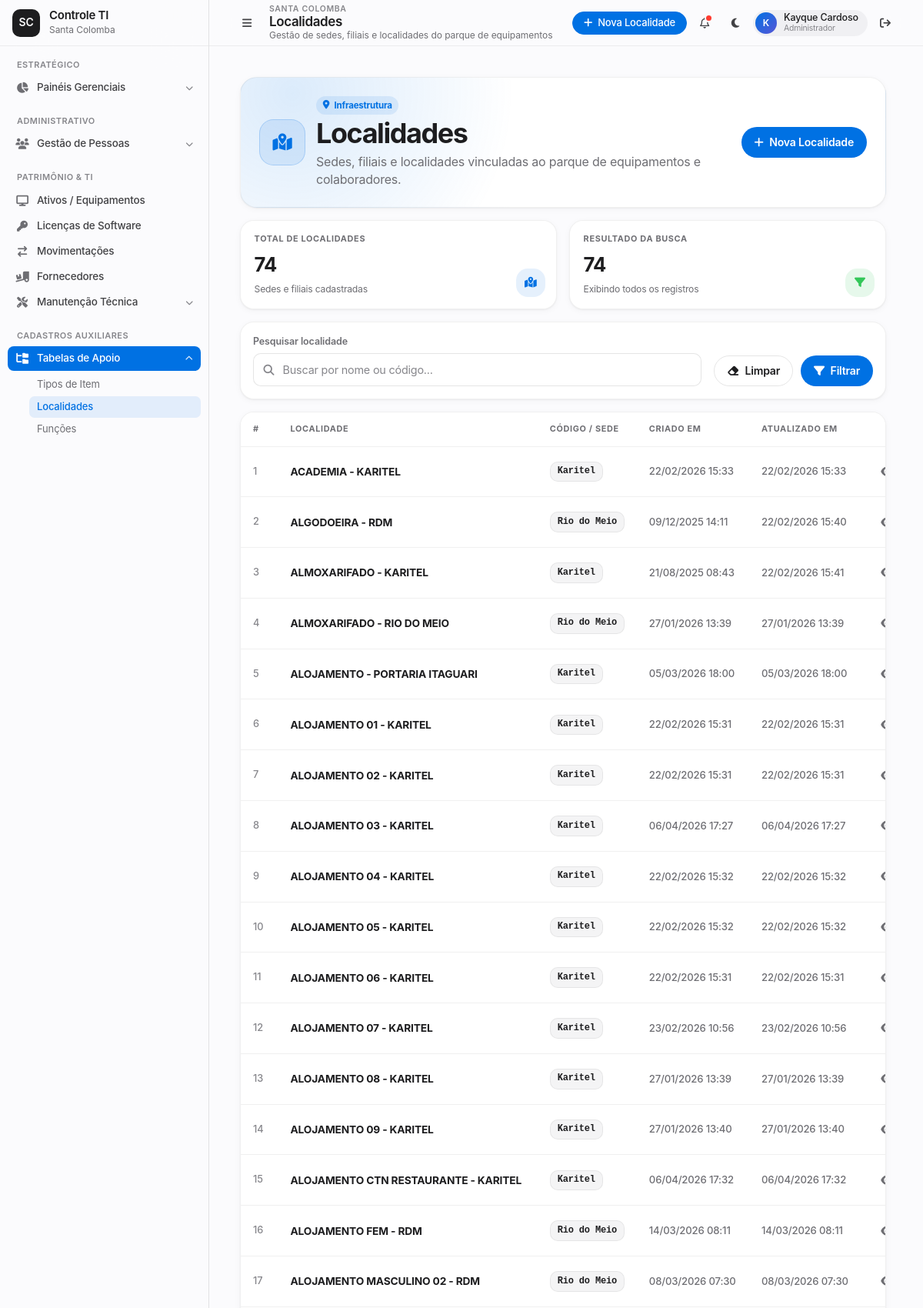
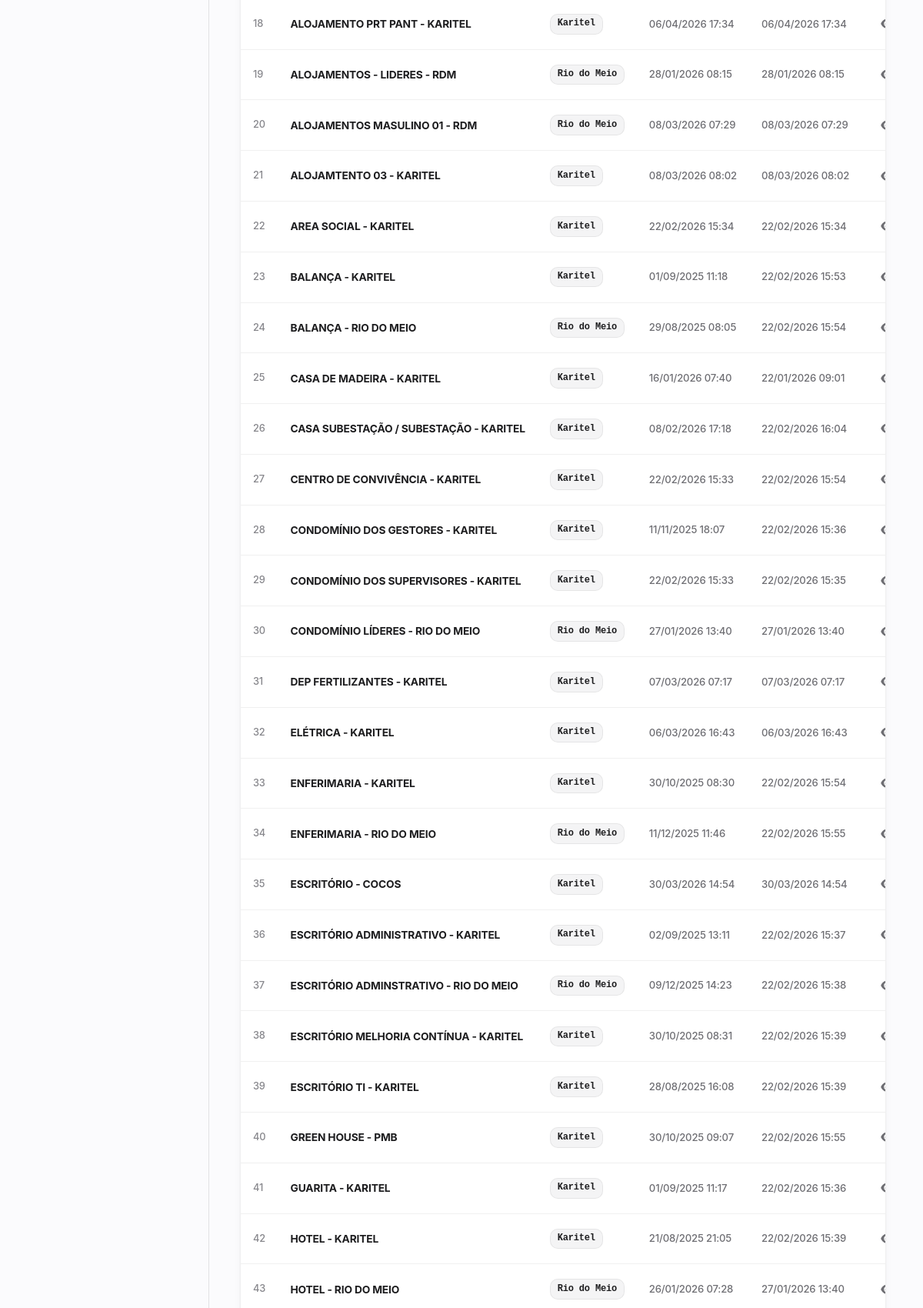
The app's page /localidades/ (signed in, upper part) with its own data (2 pictures, top to bottom).
### ProjetoEstoque/models.py (models this page shows, shortened)
class AuditModel(models.Model):
    criado_por = models.ForeignKey(User, related_name="%(class)s_criador", on_delete=models.SET_NULL, null=True, blank=True)
    atualizado_por = models.ForeignKey(User, related_name="%(class)s_atualizador", on_delete=models.SET_NULL, null=True, blank=True)
    created_at = models.DateTimeField(auto_now_add=True)
    updated_at = models.DateTimeField(auto_now=True)
    class Meta:
        abstract = True

class Localidade(AuditModel):
    codigo = models.CharField(
        max_length=20,
        choices=LocalidadeChoices.choices,
        null=True, blank=True,
        help_text="Sede: "
    )
    local = models.CharField(max_length=100)

### ProjetoEstoque/views/localidades.py (the view)
# urls.py: path("localidades/", views.localidade_list, name="localidade_list"),
@login_required
def localidade_list(request):
    qs = Localidade.objects.all().order_by("local")
    q = request.GET.get("q", "").strip()
    if q:
        qs = qs.filter(Q(local__icontains=q) | Q(codigo__icontains=q))
    context = {
        "localidades": qs,
        "LocalidadeChoices": LocalidadeChoices,
        "q": q,
    }
    return render(request, "front/localidade/localidade_list.html", context)

### ProjetoEstoque/templates/front/localidade/localidade_list.html (shortened to what this page needs)
{% extends 'base.html' %}
{% load static %}
{% block page_title %}Localidades{% endblock %}
{% block page_subtitle %}Gestão de sedes, filiais e localidades do parque de equipamentos{% endblock %}
{% block header_actions %}
  <a href="{% url 'localidade_create' %}" class="btn-primary btn-sm">
    <i class="fa fa-plus" aria-hidden="true"></i>
    Nova Localidade
  </a>
{% endblock %}
{% block content %}
<div class="lc-list-page">
  <section class="lc-hero" aria-label="Gestão de localidades">
    <div class="lc-hero-main">
      <div class="lc-hero-icon" aria-hidden="true">
        <i class="fa fa-map-location-dot"></i>
      </div>
      <div>
        <span class="lc-kicker"><i class="fa fa-location-dot" aria-hidden="true"></i> Infraestrutura</span>
        <h2 class="lc-title">Localidades</h2>
        <p class="lc-subtitle">Sedes, filiais e localidades vinculadas ao parque de equipamentos e colaboradores.</p>
      </div>
    </div>
    <div class="lc-hero-actions">
      <a href="{% url 'localidade_create' %}" class="lc-btn-primary">
        <i class="fa fa-plus" aria-hidden="true"></i>
        Nova Localidade
      </a>
    </div>
  </section>
  <section class="lc-kpi-strip" aria-label="Indicadores de localidades">
    <article class="lc-kpi lc-kpi-blue">
      <div class="lc-kpi-label">Total de Localidades</div>
      <span class="lc-kpi-value">{{ localidades|length }}</span>
      <span class="lc-kpi-sub">Sedes e filiais cadastradas</span>
      <div class="lc-kpi-icon" aria-hidden="true"><i class="fa fa-map-location-dot"></i></div>
    </article>
    <article class="lc-kpi lc-kpi-green">
      <div class="lc-kpi-label">Resultado da Busca</div>
      <span class="lc-kpi-value">{{ localidades|length }}</span>
      <span class="lc-kpi-sub">{% if q %}Filtrado por "{{ q }}"{% else %}Exibindo todos os registros{% endif %}</span>
      <div class="lc-kpi-icon" aria-hidden="true"><i class="fa fa-filter"></i></div>
    </article>
  </section>
  <section class="lc-toolbar" aria-label="Filtros">
    <form method="get" id="searchForm" autocomplete="off">
      <div class="lc-form-group">
        <label for="id_q">Pesquisar localidade</label>
        <div class="lc-search-wrap">
          <input id="id_q" type="text" name="q" value="{{ q|default:'' }}" placeholder="Buscar por nome ou código...">
        </div>
      </div>
    </form>
    <div class="lc-actions-row">
      <a href="{% url 'localidade_list' %}" class="lc-btn-secondary">
        <i class="fa fa-eraser" aria-hidden="true"></i>
        Limpar
      </a>
      <button type="submit" form="searchForm" class="lc-btn-primary">
        <i class="fa fa-filter" aria-hidden="true"></i>
        Filtrar
      </button>
    </div>
  </section>
  <div class="lc-table-card">
    <div class="lc-table-wrap">
      <table class="lc-table" aria-label="Lista de localidades">
        <thead>
          <tr>
            <th style="width:3rem;">#</th>
            <th>Localidade</th>
            <th>Código / Sede</th>
            <th>Criado em</th>
            <th>Atualizado em</th>
            <th style="width:6.5rem; text-align:right;">Ações</th>
          </tr>
        </thead>
        <tbody>
          {% for obj in localidades %}
          <tr>
            <td style="color:var(--lc-soft);font-size:.8rem;">{{ forloop.counter }}</td>
            <td>
              <a href="{% url 'localidade_detail' obj.pk %}"
                 style="color:var(--lc-text);font-weight:650;text-decoration:none;">
                {{ obj.local }}
              </a>
            </td>
            <td>
              {% if obj.codigo %}
                <span class="lc-mono">{{ obj.get_codigo_display }}</span>
              {% else %}
                <span style="color:var(--lc-soft);">—</span>
              {% endif %}
            </td>
            <td style="color:var(--lc-muted);font-size:.82rem;">{{ obj.created_at|date:"d/m/Y H:i" }}</td>
            <td style="color:var(--lc-muted);font-size:.82rem;">{{ obj.updated_at|date:"d/m/Y H:i" }}</td>
            <td style="text-align:right;">
              <a href="{% url 'localidade_detail' obj.pk %}" class="lc-icon-btn" title="Detalhes" aria-label="Detalhes de {{ obj.local }}">
                <i class="fa fa-eye" aria-hidden="true"></i>
              </a>
            </td>
          </tr>
          {% endfor %}
        </tbody>
      </table>
    </div>
  </div>
</div>
{% endblock %}

### ProjetoEstoque/templates/base.html (shortened to what this page needs)
{% load static %}
<!DOCTYPE html>
<html lang="pt-br">
<head>
  <link rel="stylesheet" href="https://cdnjs.cloudflare.com/ajax/libs/font-awesome/6.5.2/css/all.min.css">
</head>
<body class="theme-light">
  <div class="app-shell" id="appShell">
    <aside class="sidebar" id="sidebar" aria-label="Menu lateral principal">
      <div class="sidebar-brand">
        <a href="{% url 'dashboard' %}" class="brand-mark" aria-label="Ir para o dashboard">
          <span class="brand-fallback" style="display: none;">SC</span>
        </a>
        <div class="brand-copy">
          <span class="brand-title">Controle TI</span>
          <span class="brand-subtitle">Santa Colomba</span>
        </div>
      </div>
      <nav class="sidebar-nav" aria-label="Navegação do sistema">
        <section class="nav-section" aria-labelledby="nav-estrategico">
          <div class="nav-label" id="nav-estrategico">Estratégico</div>
          <div class="nav-group">
            <button
              type="button"
              class="nav-button "
              data-submenu-target="sub-dash"
              aria-expanded="false"
              aria-controls="sub-dash"
              title="Painéis gerenciais">
              <i class="fa-solid fa-chart-pie nav-icon" aria-hidden="true"></i>
              <span class="nav-text">Painéis Gerenciais</span>
              <i class="fa-solid fa-chevron-down nav-arrow" aria-hidden="true"></i>
            </button>
            <div class="submenu" id="sub-dash">
              <div class="submenu-inner">
                <a href="{% url 'alertas_dashboard' %}" class="sub-link {% if request.resolver_match.url_name == 'alertas_dashboard' %}is-active{% endif %}">Alertas</a>
              </div>
            </div>
          </div>
        </section>
        <section class="nav-section" aria-labelledby="nav-administrativo">
          <div class="nav-label" id="nav-administrativo">Administrativo</div>
          <div class="nav-group">
            <button
              type="button"
              class="nav-button {% if 'usuario' in request.resolver_match.url_name or 'centrocusto' in request.resolver_match.url_name %}is-active{% endif %}"
              data-submenu-target="sub-pessoas"
              aria-expanded="false"
              aria-controls="sub-pessoas"
              title="Gestão de pessoas">
              <i class="fa-solid fa-users nav-icon" aria-hidden="true"></i>
              <span class="nav-text">Gestão de Pessoas</span>
              <i class="fa-solid fa-chevron-down nav-arrow" aria-hidden="true"></i>
            </button>
            <div class="submenu" id="sub-pessoas">
              <div class="submenu-inner">
                <a href="{% url 'usuario_list' %}" class="sub-link {% if 'usuario' in request.resolver_match.url_name and 'hierarquia' not in request.resolver_match.url_name %}is-active{% endif %}">Colaboradores</a>
              </div>
            </div>
          </div>
        </section>
        <section class="nav-section" aria-labelledby="nav-patrimonio">
          <div class="nav-label" id="nav-patrimonio">Patrimônio & TI</div>
          <a href="{% url 'equipamentos_list' %}" class="nav-item {% if 'equipamento' in request.resolver_match.url_name %}is-active{% endif %}" title="Ativos e equipamentos">
            <i class="fa-solid fa-display nav-icon" aria-hidden="true"></i>
            <span class="nav-text">Ativos / Equipamentos</span>
          </a>
          <a href="{% url 'licenca_list' %}" class="nav-item {% if 'licenca_' in request.resolver_match.url_name and 'dashboard' not in request.resolver_match.url_name %}is-active{% endif %}" title="Licenças de software">
            <i class="fa-solid fa-key nav-icon" aria-hidden="true"></i>
            <span class="nav-text">Licenças de Software</span>
          </a>
          <a href="{% url 'movimentacao_list' %}" class="nav-item {% if 'movimentacao' in request.resolver_match.url_name %}is-active{% endif %}" title="Movimentações">
            <i class="fa-solid fa-arrow-right-arrow-left nav-icon" aria-hidden="true"></i>
            <span class="nav-text">Movimentações</span>
          </a>
          <a href="{% url 'fornecedor_list' %}" class="nav-item {% if 'fornecedor' in request.resolver_match.url_name %}is-active{% endif %}" title="Fornecedores">
            <i class="fa-solid fa-truck-ramp-box nav-icon" aria-hidden="true"></i>
            <span class="nav-text">Fornecedores</span>
          </a>
          <div class="nav-group">
            <button
              type="button"
              class="nav-button {% if 'preventiva' in request.resolver_match.url_name and 'dashboard' not in request.resolver_match.url_name or request.resolver_match.url_name == 'checklist_list' %}is-active{% endif %}"
              data-submenu-target="sub-manutencao"
              aria-expanded="false"
              aria-controls="sub-manutencao"
              title="Manutenção técnica">
              <i class="fa-solid fa-screwdriver-wrench nav-icon" aria-hidden="true"></i>
              <span class="nav-text">Manutenção Técnica</span>
              <i class="fa-solid fa-chevron-down nav-arrow" aria-hidden="true"></i>
            </button>
            <div class="submenu" id="sub-manutencao">
              <div class="submenu-inner">
                <a href="{% url 'preventiva_start' %}" class="sub-link {% if request.resolver_match.url_name == 'preventiva_start' %}is-active{% endif %}">Nova Preventiva</a>
              </div>
            </div>
          </div>
        </section>
        <section class="nav-section" aria-labelledby="nav-cadastros">
          <div class="nav-label" id="nav-cadastros">Cadastros Auxiliares</div>
          <div class="nav-group">
            <button
              type="button"
              class="nav-button {% if 'subtipo' in request.resolver_match.url_name or 'localidade' in request.resolver_match.url_name or 'funcoes' in request.resolver_match.url_name %}is-active{% endif %}"
              data-submenu-target="sub-cadastros"
              aria-expanded="false"
              aria-controls="sub-cadastros"
              title="Tabelas de apoio">
              <i class="fa-solid fa-folder-tree nav-icon" aria-hidden="true"></i>
              <span class="nav-text">Tabelas de Apoio</span>
              <i class="fa-solid fa-chevron-down nav-arrow" aria-hidden="true"></i>
            </button>
            <div class="submenu" id="sub-cadastros">
              <div class="submenu-inner">
                <a href="{% url 'subtipo_list' %}" class="sub-link {% if request.resolver_match.url_name == 'subtipo_list' %}is-active{% endif %}">Tipos de Item</a>
                <a href="{% url 'localidade_list' %}" class="sub-link {% if request.resolver_match.url_name == 'localidade_list' %}is-active{% endif %}">Localidades</a>
                <a href="{% url 'funcoes_list' %}" class="sub-link {% if request.resolver_match.url_name == 'funcoes_list' %}is-active{% endif %}">Funções</a>
              </div>
            </div>
          </div>
        </section>
      </nav>
    </aside>
    <main class="main-shell">
      <header class="topbar">
        <div class="topbar-left">
          <button
            type="button"
            class="sidebar-toggle"
            id="sidebarToggle"
            aria-label="Abrir ou recolher menu lateral"
            aria-controls="sidebar"
            aria-expanded="false">
            <i class="fa-solid fa-bars" aria-hidden="true"></i>
          </button>
          <div class="topbar-title-group">
            <span class="eyebrow">Santa Colomba</span>
            <h1 class="topbar-title">{% block page_title %}Sistema de Controle{% endblock %}</h1>
            <span class="topbar-subtitle">{% block page_subtitle %}Ativos, licenças, movimentações e manutenção{% endblock %}</span>
          </div>
        </div>
        <div class="topbar-actions">
          <div class="quick-actions">
            {% block header_actions %}{% endblock %}
          </div>
          <button type="button" class="icon-button" id="notificationButton" aria-label="Notificações" title="Notificações">
            <i class="fa-regular fa-bell" aria-hidden="true"></i>
            <span class="badge-dot" aria-hidden="true"></span>
          </button>
          <button type="button" class="icon-button" id="themeToggle" aria-label="Alternar entre modo claro e escuro" title="Alternar tema">
            <i class="fa-solid fa-moon" id="themeIcon" aria-hidden="true"></i>
          </button>
          <div class="profile-chip" title="Usuário logado">
            <div class="profile-avatar" aria-hidden="true">
              {{ user.username|default:"U"|slice:":1"|upper }}
            </div>
            <div class="profile-copy">
              <span class="profile-name">{{ user.first_name|default:user.username }}</span>
              <span class="profile-role">Administrador</span>
            </div>
          </div>
          <form method="post" action="{% url 'logout' %}" style="margin:0;padding:0;">
            <button type="submit" class="logout-button" title="Sair do sistema" aria-label="Sair do sistema">
              <i class="fa-solid fa-arrow-right-from-bracket" aria-hidden="true"></i>
            </button>
          </form>
        </div>
      </header>
      <div class="main-scroll" id="mainContent" tabindex="-1">
        <div class="main-container">
          {% block content %}{% endblock %}
        </div>
      </div>
    </main>
  </div>
</body>
</html>

### records on screen
Localidade: local "ACADEMIA - KARITEL", codigo "Karitel", created_at "22/02/2026 15:33", updated_at "22/02/2026 15:33"
Localidade: local "ALGODOEIRA - RDM", codigo "Rio do Meio", created_at "09/12/2025 14:11", updated_at "22/02/2026 15:40"
Localidade: local "ALMOXARIFADO - KARITEL", codigo "Karitel", created_at "21/08/2025 08:43", updated_at "22/02/2026 15:41"
Localidade: local "ALMOXARIFADO - RIO DO MEIO", codigo "Rio do Meio", created_at "27/01/2026 13:39", updated_at "27/01/2026 13:39"
Localidade: local "ALOJAMENTO - PORTARIA ITAGUARI", codigo "Karitel", created_at "05/03/2026 18:00", updated_at "05/03/2026 18:00"
Localidade: local "ALOJAMENTO 01 - KARITEL", codigo "Karitel", created_at "22/02/2026 15:31", updated_at "22/02/2026 15:31"
Localidade: local "ALOJAMENTO 02 - KARITEL", codigo "Karitel", created_at "22/02/2026 15:31", updated_at "22/02/2026 15:31"
Localidade: local "ALOJAMENTO 03 - KARITEL", codigo "Karitel", created_at "06/04/2026 17:27", updated_at "06/04/2026 17:27"
Localidade: local "ALOJAMENTO 04 - KARITEL", codigo "Karitel", created_at "22/02/2026 15:32", updated_at "22/02/2026 15:32"
Localidade: local "ALOJAMENTO 05 - KARITEL", codigo "Karitel", created_at "22/02/2026 15:32", updated_at "22/02/2026 15:32"
Localidade: local "ALOJAMENTO 06 - KARITEL", codigo "Karitel", created_at "22/02/2026 15:31", updated_at "22/02/2026 15:31"
Localidade: local "ALOJAMENTO 07 - KARITEL", codigo "Karitel", created_at "23/02/2026 10:56", updated_at "23/02/2026 10:56"
Localidade: local "ALOJAMENTO 08 - KARITEL", codigo "Karitel", created_at "27/01/2026 13:39", updated_at "27/01/2026 13:39"
Localidade: local "ALOJAMENTO 09 - KARITEL", codigo "Karitel", created_at "27/01/2026 13:40", updated_at "27/01/2026 13:40"
Localidade: local "ALOJAMENTO CTN RESTAURANTE - KARITEL", codigo "Karitel", created_at "06/04/2026 17:32", updated_at "06/04/2026 17:32"
Localidade: local "ALOJAMENTO FEM - RDM", codigo "Rio do Meio", created_at "14/03/2026 08:11", updated_at "14/03/2026 08:11"
Localidade: local "ALOJAMENTO MASCULINO 02 - RDM", codigo "Rio do Meio", created_at "08/03/2026 07:30", updated_at "08/03/2026 07:30"
Localidade: local "ALOJAMENTO PRT PANT - KARITEL", codigo "Karitel", created_at "06/04/2026 17:34", updated_at "06/04/2026 17:34"
Localidade: local "ALOJAMENTOS - LIDERES - RDM", codigo "Rio do Meio", created_at "28/01/2026 08:15", updated_at "28/01/2026 08:15"
Localidade: local "ALOJAMENTOS MASULINO 01 - RDM", codigo "Rio do Meio", created_at "08/03/2026 07:29", updated_at "08/03/2026 07:29"
Localidade: local "ALOJAMTENTO 03 - KARITEL", codigo "Karitel", created_at "08/03/2026 08:02", updated_at "08/03/2026 08:02"
Localidade: local "AREA SOCIAL - KARITEL", codigo "Karitel", created_at "22/02/2026 15:34", updated_at "22/02/2026 15:34"
Localidade: local "BALANÇA - KARITEL", codigo "Karitel", created_at "01/09/2025 11:18", updated_at "22/02/2026 15:53"
Localidade: local "BALANÇA - RIO DO MEIO", codigo "Rio do Meio", created_at "29/08/2025 08:05", updated_at "22/02/2026 15:54"
Localidade: local "CASA DE MADEIRA - KARITEL", codigo "Karitel", created_at "16/01/2026 07:40", updated_at "22/01/2026 09:01"
Localidade: local "CASA SUBESTAÇÃO / SUBESTAÇÃO - KARITEL", codigo "Karitel", created_at "08/02/2026 17:18", updated_at "22/02/2026 16:04"
Localidade: local "CENTRO DE CONVIVÊNCIA - KARITEL", codigo "Karitel", created_at "22/02/2026 15:33", updated_at "22/02/2026 15:54"
Localidade: local "CONDOMÍNIO DOS GESTORES - KARITEL", codigo "Karitel", created_at "11/11/2025 18:07", updated_at "22/02/2026 15:36"
Localidade: local "CONDOMÍNIO DOS SUPERVISORES - KARITEL", codigo "Karitel", created_at "22/02/2026 15:33", updated_at "22/02/2026 15:35"
Localidade: local "CONDOMÍNIO LÍDERES - RIO DO MEIO", codigo "Rio do Meio", created_at "27/01/2026 13:40", updated_at "27/01/2026 13:40"
Localidade: local "DEP FERTILIZANTES - KARITEL", codigo "Karitel", created_at "07/03/2026 07:17", updated_at "07/03/2026 07:17"
Localidade: local "ELÉTRICA - KARITEL", codigo "Karitel", created_at "06/03/2026 16:43", updated_at "06/03/2026 16:43"
Localidade: local "ENFERIMARIA - KARITEL", codigo "Karitel", created_at "30/10/2025 08:30", updated_at "22/02/2026 15:54"
Localidade: local "ENFERIMARIA - RIO DO MEIO", codigo "Rio do Meio", created_at "11/12/2025 11:46", updated_at "22/02/2026 15:55"
Localidade: local "ESCRITÓRIO - COCOS", codigo "Karitel", created_at "30/03/2026 14:54", updated_at "30/03/2026 14:54"
Localidade: local "ESCRITÓRIO ADMINISTRATIVO - KARITEL", codigo "Karitel", created_at "02/09/2025 13:11", updated_at "22/02/2026 15:37"
Localidade: local "ESCRITÓRIO ADMINSTRATIVO - RIO DO MEIO", codigo "Rio do Meio", created_at "09/12/2025 14:23", updated_at "22/02/2026 15:38"
Localidade: local "ESCRITÓRIO MELHORIA CONTÍNUA - KARITEL", codigo "Karitel", created_at "30/10/2025 08:31", updated_at "22/02/2026 15:39"
Localidade: local "ESCRITÓRIO TI - KARITEL", codigo "Karitel", created_at "28/08/2025 16:08", updated_at "22/02/2026 15:39"
Localidade: local "GREEN HOUSE - PMB", codigo "Karitel", created_at "30/10/2025 09:07", updated_at "22/02/2026 15:55"
Localidade: local "GUARITA - KARITEL", codigo "Karitel", created_at "01/09/2025 11:17", updated_at "22/02/2026 15:36"
Localidade: local "HOTEL - KARITEL", codigo "Karitel", created_at "21/08/2025 21:05", updated_at "22/02/2026 15:39"
Localidade: local "HOTEL - RIO DO MEIO", codigo "Rio do Meio", created_at "26/01/2026 07:28", updated_at "27/01/2026 13:40"

### other values on screen
{{ user.username|default:"U"|slice:":1"|upper }} "K"
{{ user.first_name|default:user.username }} "Kayque Cardoso"
{{ localidades|length }} "74"
